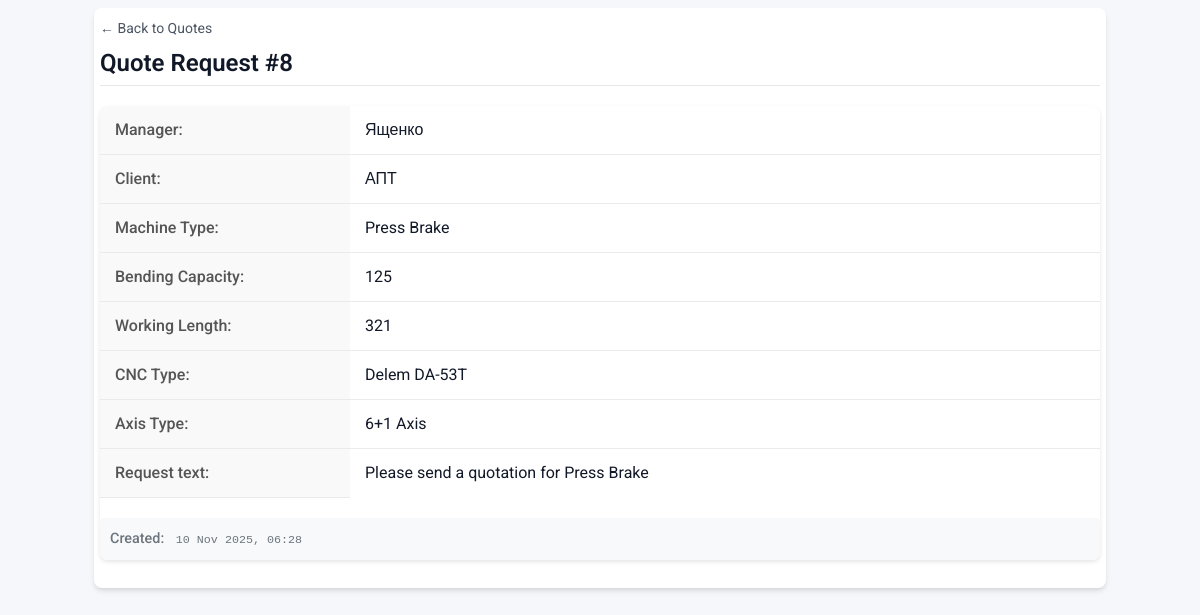
The app's page /quote/8/ (signed in) with its own data.
### base/models.py (models this page shows, shortened)
class Quote(models.Model):
    title = models.CharField(max_length=200, blank=True, null=True)  # Making it nullable temporarily
    manager = models.CharField(max_length=200)
    client = models.CharField(max_length=200)
    MACHINE_CHOICES = [
        ('laser_cutting', 'Laser Cutting Machine'),
        ('press_brake', 'Press Brake'),
        ('tube_laser', 'Tube Laser Cutting Machine'),
    ]
    machine_type = models.CharField(max_length=50, choices=MACHINE_CHOICES)
    working_area = models.CharField(max_length=200, blank=True, null=True)  # e.g. "3000x1500"
    laser_source_power = models.CharField(max_length=200, blank=True, null=True)  # e.g. "3000W"
    compressor = models.BooleanField(default=False)
    stabilizer = models.BooleanField(default=False)
    bevel_laser_head = models.BooleanField(default=False)
    bending_capacity = models.CharField(max_length=200, blank=True, null=True)  # e.g. "125 t"
    working_length = models.CharField(max_length=200, blank=True, null=True)  # e.g. "3200 mm"
    CNC_CHOICES = [
        ('DA_53T', 'Delem DA-53T'),
        ('DA_69T', 'Delem DA-69T'),
        ('DA_66T', 'Delem DA-66T'),
    ]
    CNC_type = models.CharField(max_length=200, blank=True, null=True, choices=CNC_CHOICES)  # e.g. "Delem DA-53T"
    AXIS_CHOICES = [
        ('6_1', '6+1 Axis'),
        ('4_1', '4+1 Axis'),
    ]
    axis_type = models.CharField(max_length=200, blank=True, null=True, choices=AXIS_CHOICES)  # e.g. "6+1 Axis"
    tube_length = models.CharField(max_length=200, blank=True, null=True)  # e.g. "6000 mm"
    tube_diameter = models.CharField(max_length=200, blank=True, null=True)  # e.g. "300 mm"
    length_of_unloading_table = models.CharField(max_length=200, blank=True, null=True)  # e.g. "3000 mm"
    LOADING_CHOICES = [
       ('automatic', 'Automatic'),
       ('semi_automatic', 'Semi-Automatic'),
       ('manual', 'Manual'),
   ]
    loading_type = models.CharField(max_length=20, choices=LOADING_CHOICES, blank=True)
    two_chucks = models.BooleanField(default=False)
    three_chucks = models.BooleanField(default=False)
    completed = models.BooleanField(default=False)
    additional_requirements = models.TextField(blank=True, null=True)
    attachment = models.FileField(upload_to='quote_attachments/%Y/%m/%d/', blank=True, null=True)
    created_at = models.DateTimeField(auto_now_add=True)
    updated_at = models.DateTimeField(auto_now=True)

### base/views.py (the view)
# urls.py: path('quote/<int:pk>/', QuoteDetail.as_view(), name='quote'),
class QuoteDetail(LoginRequiredMixin, DetailView):
    model = Quote
    context_object_name = 'quote'
    template_name = 'base/quote.html'
    def get_context_data(self, **kwargs):
        context = super().get_context_data(**kwargs)
        context['has_attachment'] = bool(self.object.attachment)
        return context

### base/templates/base/quote.html (shortened to what this page needs)
{% extends 'base/main.html' %}
{% block content %}
<div class="form-header">
    <a href="{% url 'quotes' %}" class="back-link">← Back to Quotes</a>
    <h1>Quote Request #{{ quote.id }}</h1>
</div>
<div class="quote-details">
    <table class="quote-table">
        <tr>
            <th>Manager:</th>
            <td>{{ quote.manager }}</td>
        </tr>
        <tr>
            <th>Client:</th>
            <td>{{ quote.client }}</td>
        </tr>
        <tr>
            <th>Machine Type:</th>
            <td>{{ quote.get_machine_type_display }}</td>
        </tr>
        {% if quote.machine_type == 'laser_cutting' %}
            <tr>
                <th>Working Area:</th>
                <td>{{ quote.working_area|default:"-" }}</td>
            </tr>
            <tr>
                <th>Laser Source Power:</th>
                <td>{{ quote.laser_source_power|default:"-" }}</td>
            </tr>
            {% if quote.compressor %}
            <tr>
                <th>Compressor:</th>
                <td>Yes</td>
            </tr>
            {% endif %}
            {% if quote.stabilizer %}
            <tr>
                <th>Stabilizer:</th>
                <td>Yes</td>
            </tr>
            {% endif %}
            {% if quote.bevel_laser_head %}
            <tr>
                <th>Bevel Laser Head:</th>
                <td>Yes</td>
            </tr>
            {% endif %}
        {% elif quote.machine_type == 'press_brake' %}
            <tr>
                <th>Bending Capacity:</th>
                <td>{{ quote.bending_capacity|default:"-" }}</td>
            </tr>
            <tr>
                <th>Working Length:</th>
                <td>{{ quote.working_length|default:"-" }}</td>
            </tr>
            <tr>
                <th>CNC Type:</th>
                <td>{{ quote.get_CNC_type_display|default:"-" }}</td>
            </tr>
            <tr>
                <th>Axis Type:</th>
                <td>{{ quote.get_axis_type_display|default:"-" }}</td>
            </tr>
        {% endif %}
        <tr>
            <th>Request text:</th>
            <td>{% if quote.request_text %}{{ quote.request_text }}{% else %}Please send a quotation for {{ quote.get_machine_type_display }}{% endif %}</td>
        </tr>
    </table>
    <div class="timestamp">
        <span class="timestamp-label">Created:</span>
        <span class="timestamp-value">{{ quote.created_at|date:"d M Y, H:i" }}</span>
    </div>
</div>
{% endblock %}

### base/static/base/css/styles.css (style rules this page uses)
:root { --color-primary: #2563eb; --color-primary-hover: #1d4ed8; --color-danger: #ef4444; --color-danger-hover: #dc2626; --color-success: #10B981; --color-success-hover: #0d9f70; --color-text: #111827; --color-text-light: #4b5563; --color-border: #e5e7eb; --color-bg: #ffffff; --color-bg-light: #f9fafb; --spacing-unit: 2px; --spacing-sm: calc(var(--spacing-unit) * 1.5); --spacing-md: calc(var(--spacing-unit) * 2); --spacing-lg: calc(var(--spacing-unit) * 3); --spacing-xl: calc(var(--spacing-unit) * 4); --border-radius: 6px; --border-radius-sm: 4px; --border-radius-lg: 8px; --shadow-sm: 0 1px 2px 0 rgba(0, 0, 0, 0.05); --shadow: 0 4px 6px -1px rgba(0, 0, 0, 0.1), 0 2px 4px -1px rgba(0, 0, 0, 0.06); --shadow-md: 0 10px 15px -3px rgba(0, 0, 0, 0.1), 0 4px 6px -2px rgba(0, 0, 0, 0.05); --transition: all 0.2s ease-in-out; }
body { background-color: #f5f7fa; font-family: 'Roboto', sans-serif; color: var(--color-text); margin: 0; padding: 0; line-height: 1.5; }
.form-header { margin-bottom: var(--spacing-lg); padding-bottom: var(--spacing-md); border-bottom: 1px solid var(--color-border); }
.form-header h1 { margin: var(--spacing-sm) 0 0; color: var(--color-text); font-size: 1.5rem; font-weight: 600; }
.back-link { display: inline-flex; align-items: center; color: var(--color-text-light); text-decoration: none; font-size: 0.875rem; margin-bottom: var(--spacing-sm); transition: var(--transition); }

### base/templates/base/quote.html (style rules this page uses)
.quote-details { margin: 20px 0; background: #fff; border-radius: 8px; box-shadow: 0 2px 4px rgba(0,0,0,0.1); overflow: hidden; }
.quote-table { width: 100%; border-collapse: collapse; }
.quote-table th, .quote-table td { padding: 12px 15px; text-align: left; border-bottom: 1px solid #eaeaea; }
.quote-table th { width: 25%; font-weight: 500; color: #555; background-color: #f9f9f9; }
.quote-table tr:last-child td { border-bottom: none; }
.timestamp { margin-top: 20px; padding: 10px; background-color: #f8f9fa; border-radius: 4px; font-size: 0.9em; color: #6c757d; }
.timestamp-label { font-weight: 500; margin-right: 8px; }
.timestamp-value { font-family: monospace; }

### records on screen
Quote: id "8", manager "Ященко", client "АПТ", machine_type "Press Brake", bending_capacity "125", working_length "321", CNC_type "Delem DA-53T", axis_type "6+1 Axis", created_at "10 Nov 2025, 06:28"
